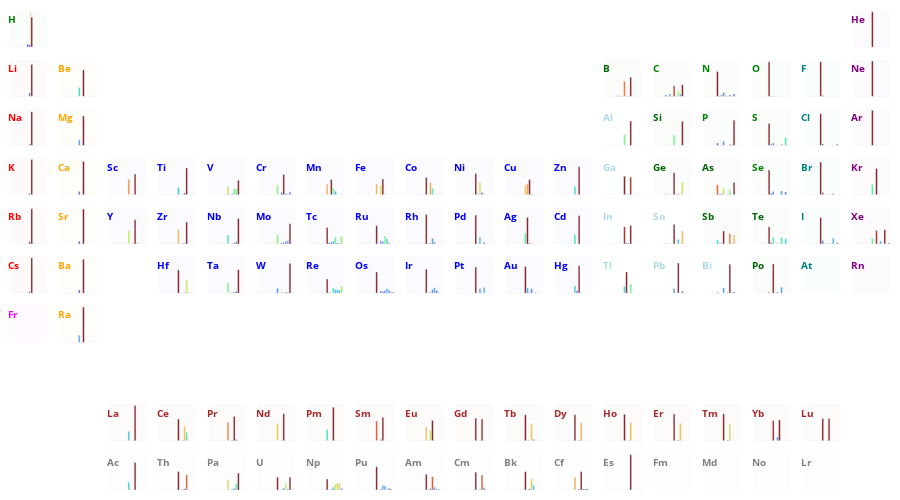

Notebook code cell kept with this figure:
### Code cell
fig_intro = ptable_bars_plotly(
    df_nested_dict,
    colorscale="turbo",
    color_elem_strategy="both",  # Color both symbols and backgrounds
    elem_type_colors=None,  # Uses default element type colors
    scale=1,
    colorbar=False,
)
fig_intro
